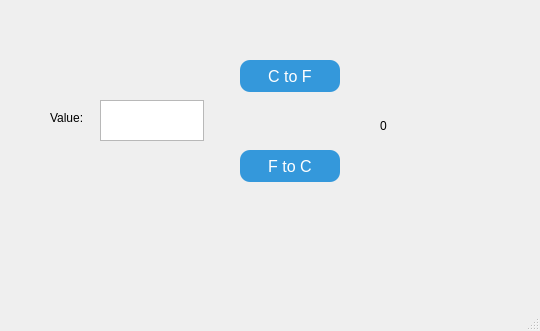
<?xml version="1.0" encoding="UTF-8"?>
<ui version="4.0">
 <class>MainWindow</class>
 <widget class="QMainWindow" name="MainWindow">
  <property name="geometry">
   <rect>
    <x>0</x>
    <y>0</y>
    <width>540</width>
    <height>331</height>
   </rect>
  </property>
  <property name="windowTitle">
   <string>celsius_fahre_conv</string>
  </property>
  <widget class="QWidget" name="centralwidget">
   <widget class="QPushButton" name="ctofbutton">
    <property name="geometry">
     <rect>
      <x>240</x>
      <y>60</y>
      <width>100</width>
      <height>32</height>
     </rect>
    </property>
    <property name="styleSheet">
     <string notr="true">QPushButton {
    background-color: #3498db;       /* Mavi arka plan */
    color: white;                    /* Beyaz yazı */
    border-radius: 10px;             /* Köşeleri yuvarla */
    font-size: 16px;
    padding: 8px;
}

QPushButton:hover {
    background-color: #2980b9;       /* Üzerine gelince koyu mavi */
}

QPushButton:pressed {
    background-color: #1f5a85;       /* Basılıyken daha koyu */
}
</string>
    </property>
    <property name="text">
     <string>C to F</string>
    </property>
   </widget>
   <widget class="QPushButton" name="ftocbutton">
    <property name="geometry">
     <rect>
      <x>240</x>
      <y>150</y>
      <width>100</width>
      <height>32</height>
     </rect>
    </property>
    <property name="styleSheet">
     <string notr="true">QPushButton {
    background-color: #3498db;       /* Mavi arka plan */
    color: white;                    /* Beyaz yazı */
    border-radius: 10px;             /* Köşeleri yuvarla */
    font-size: 16px;
    padding: 8px;
}

QPushButton:hover {
    background-color: #2980b9;       /* Üzerine gelince koyu mavi */
}

QPushButton:pressed {
    background-color: #1f5a85;       /* Basılıyken daha koyu */
}
</string>
    </property>
    <property name="text">
     <string>F to C</string>
    </property>
   </widget>
   <widget class="QLabel" name="label">
    <property name="geometry">
     <rect>
      <x>50</x>
      <y>110</y>
      <width>58</width>
      <height>16</height>
     </rect>
    </property>
    <property name="text">
     <string>Value:</string>
    </property>
   </widget>
   <widget class="QTextEdit" name="inputedit">
    <property name="geometry">
     <rect>
      <x>100</x>
      <y>100</y>
      <width>104</width>
      <height>41</height>
     </rect>
    </property>
   </widget>
   <widget class="QLabel" name="value">
    <property name="geometry">
     <rect>
      <x>380</x>
      <y>110</y>
      <width>131</width>
      <height>31</height>
     </rect>
    </property>
    <property name="text">
     <string>0</string>
    </property>
   </widget>
  </widget>
  <widget class="QMenuBar" name="menubar">
   <property name="geometry">
    <rect>
     <x>0</x>
     <y>0</y>
     <width>540</width>
     <height>36</height>
    </rect>
   </property>
  </widget>
  <widget class="QStatusBar" name="statusbar"/>
  <action name="actionas">
   <property name="text">
    <string>as</string>
   </property>
  </action>
 </widget>
 <resources/>
 <connections/>
</ui>
